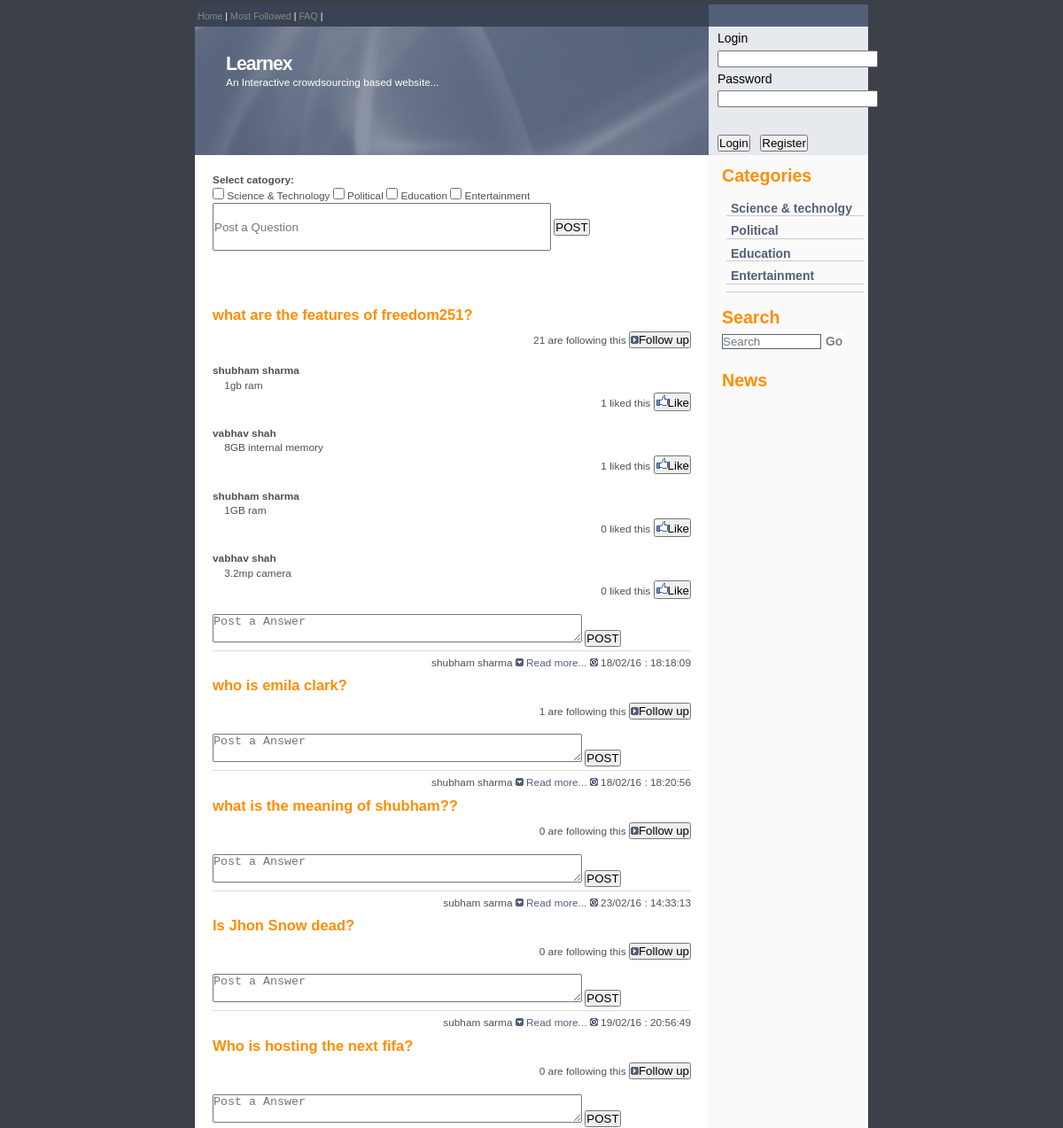
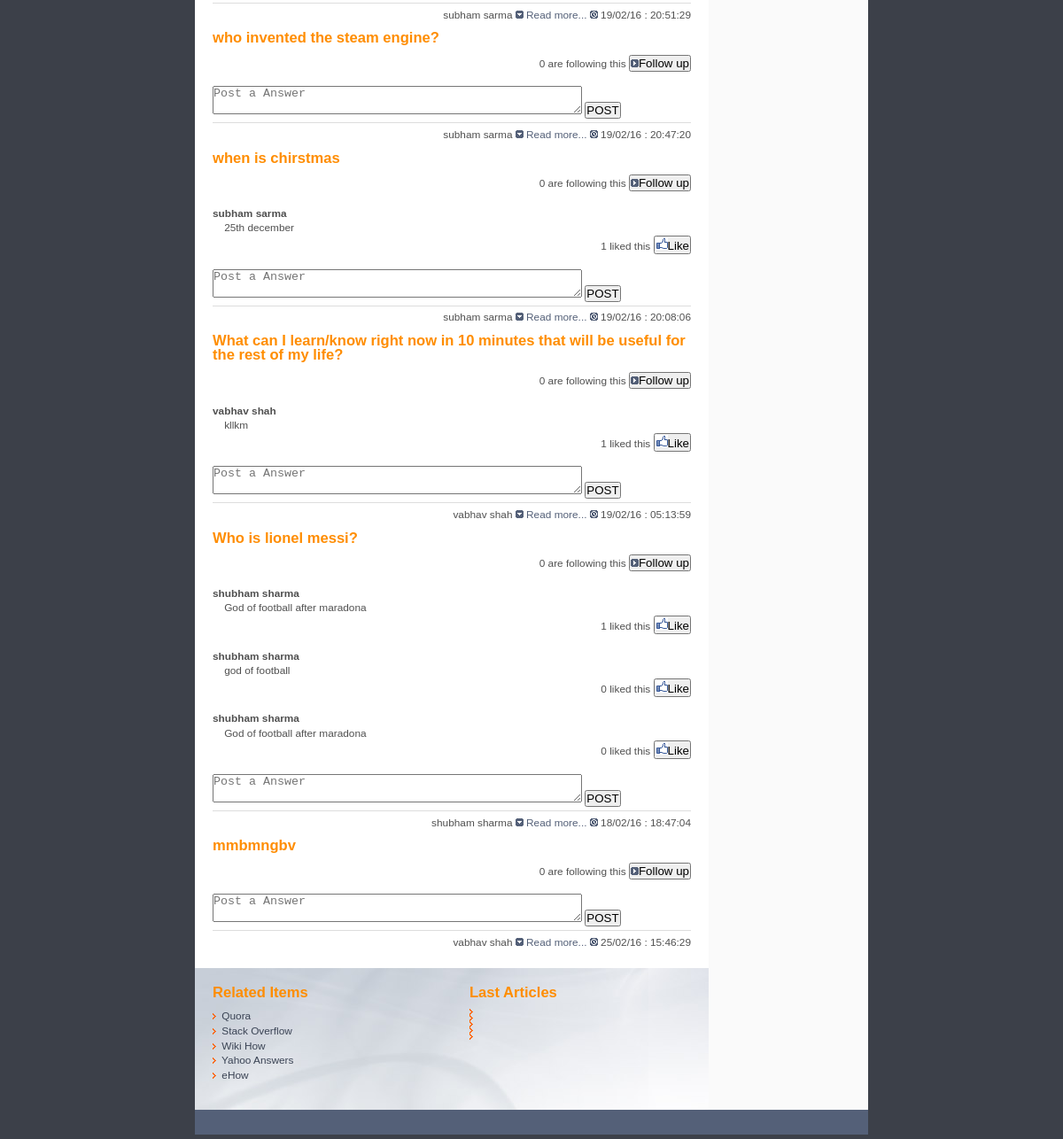
Screenshot of /mostfollow.php with the database file from the repository (2 pictures, top to bottom).
### tables this page shows
CREATE TABLE IF NOT EXISTS `questions` (
`p_id` int(11) NOT NULL,
  `user_id` int(100) NOT NULL,
  `username` varchar(100) NOT NULL,
  `post` varchar(255) NOT NULL,
  `date_created` varchar(50) NOT NULL,
  `userip` varchar(200) NOT NULL,
  `st` tinyint(1) NOT NULL DEFAULT '0',
  `p` tinyint(1) NOT NULL DEFAULT '0',
  `edu` tinyint(1) NOT NULL DEFAULT '0',
  `ent` tinyint(1) NOT NULL DEFAULT '0',
  `following` int(11) NOT NULL DEFAULT '0'
);

CREATE TABLE IF NOT EXISTS `answers` (
`c_id` int(11) NOT NULL,
  `user_id` int(200) NOT NULL,
  `u_name` varchar(200) NOT NULL,
  `comments` text NOT NULL,
  `date_created` varchar(200) NOT NULL,
  `post_id` int(11) NOT NULL,
  `likes` int(100) NOT NULL DEFAULT '0'
);

### mostfollow.php (the view, shortened to what this page needs)
<?php
include "imports/header.php";
include "imports/rheader.php";
?>
	<?php
	$querry = mysqli_query($con,"SELECT * FROM questions ORDER BY following DESC, following DESC");
	while($row = mysqli_fetch_assoc($querry))
	{
	?>
	 <h2><a href="#"><?php echo $row['post']?> </a></h2>
	 <?php include "imports/followfn2.php";?>
	  <?php include "imports/likefn2.php";?>
	 <form action="dbProcess.php?option=answer"method="Post">
  <textarea name="answer" placeholder="Post a Answer" cols="50">
</textarea>
	<input type="submit" value="POST">
	</form>
      <p class="date"><?php echo$row['username']." "?><img src="images/more.gif" alt="" /> <a href="#" onclick="toggle_visibility('foo');">Read more...</a> <img src="images/timeicon.gif" alt="" /> <?php echo$row['date_created']?></p>
	 <?php
	}
	include "imports/footer.php";
	  ?>

### imports/followfn2.php (shortened to what this page needs)
  	 <?php
  	 $querry11 = mysqli_query($con,"SELECT * FROM `follow` WHERE '".$row['p_id']."' = follow.p_id AND '".$_SESSION['u_id']."' = follow.user_id");
	$rowcnt = mysqli_num_rows($querry11);
	if($rowcnt != 0)
	{
		$follow = "Unfollow";
	}
	else
	{
		$follow = "Follow up";
	}
  ?>
   <div align = "right">
<form action="" method="post" >
<?php echo $row['following']." are following this"?>
<button type="submit" name="subfollow" value="subfollow"> <img src="images/comment.gif" alt="" /><?php echo $follow?></button>
 </form>
 </div>
  <br>

### imports/likefn2.php (shortened to what this page needs)
<?php
	 $querry1 = mysqli_query($con,"SELECT * FROM answers WHERE '".$row['p_id']."' = answers.post_id ORDER BY likes DESC, likes DESC");
	while($row1 = mysqli_fetch_assoc($querry1))
	{
	 ?>
	  <b><?php echo $row1['u_name']?></b>
	  <br>&nbsp&nbsp&nbsp&nbsp<?php echo $row1['comments'];
	  	 $querry2 = mysqli_query($con,"SELECT * FROM `like` WHERE '".$row1['c_id']."' = like.c_id AND '".$_SESSION['u_id']."' = like.user_id ");
		$rowcnt = mysqli_num_rows($querry2);
		if($rowcnt != 0)
		{
			$like = "Unlike";
		}
		else
		{
			$like = "Like";
		}
	  ?>
	   <div align = "right">
	<form action="" method="post" >
	<?php echo $row1['likes']." liked this"?>
	<button type="submit" name="sublike" value="sublike"> <img src="images/like.png" alt="" /><?php echo $like?></button>
	 </form>
	 </div>
	  <br>
	  <?php
	}
	  ?>

### style.css (style rules this page uses)
body { margin:5px 0; padding:0; font: 74% Arial, Sans-Serif; color:#FFF; line-height: 1.4em; background : #3C4049; }
p { margin: 0 0 5px 0; padding: 0; color: #888; background: inherit; }
a { color: #888; background: inherit; text-decoration:none; }
h2 { background-color: inherit; color:#FF8D00; font-size:140%; font-weight:bold; margin: 10px 0 10px 0; padding:0; }
h2 a { color: #FF8D00; }
.date { color: #505050; background: #FFF; text-align: right; margin: 4px 0 5px 0; padding: 0.4em 0 0 0; border-top: 1px solid #ddd; }
.date a { color: #546078; }
* { margin:0px; padding:0px; }
body { font-family:Tahoma, Geneva, sans-serif; }

### rows the page displays
questions: post "what are the features of freedom251?", following "21", follow "Follow up", username "shubham sharma", date_created "18/02/16 : 18:18:09"
answers: u_name "shubham sharma", comments "1gb ram", likes "1", like "Like"
answers: u_name "vabhav shah", comments "8GB internal memory", likes "1", like "Like"
answers: u_name "shubham sharma", comments "1GB ram", likes "0", like "Like"
answers: u_name "vabhav shah", comments "3.2mp camera", likes "0", like "Like"
questions: post "who is emila clark?", following "1", follow "Follow up", username "shubham sharma", date_created "18/02/16 : 18:20:56"
questions: post "what is the meaning of shubham??", following "0", follow "Follow up", username "subham sarma", date_created "23/02/16 : 14:33:13"
questions: post "Is Jhon Snow dead?", following "0", follow "Follow up", username "subham sarma", date_created "19/02/16 : 20:56:49"
questions: post "Who is hosting the next fifa?", following "0", follow "Follow up", username "subham sarma", date_created "19/02/16 : 20:51:29"
questions: post "who invented the steam engine?", following "0", follow "Follow up", username "subham sarma", date_created "19/02/16 : 20:47:20"
questions: post "when is chirstmas", following "0", follow "Follow up", username "subham sarma", date_created "19/02/16 : 20:08:06"
answers: u_name "subham sarma", comments "25th december", likes "1", like "Like"
questions: post "What can I learn/know right now in 10 minutes that will be useful for the rest of my life?", following "0", follow "Follow up", username "vabhav shah", date_created "19/02/16 : 05:13:59"
answers: u_name "vabhav shah", comments "kllkm", likes "1", like "Like"
questions: post "Who is lionel messi?", following "0", follow "Follow up", username "shubham sharma", date_created "18/02/16 : 18:47:04"
answers: u_name "shubham sharma", comments "God of football after maradona", likes "1", like "Like"
answers: u_name "shubham sharma", comments "god of football", likes "0", like "Like"
answers: u_name "shubham sharma", comments "God of football after maradona", likes "0", like "Like"
questions: post "mmbmngbv", following "0", follow "Follow up", username "vabhav shah", date_created "25/02/16 : 15:46:29"
